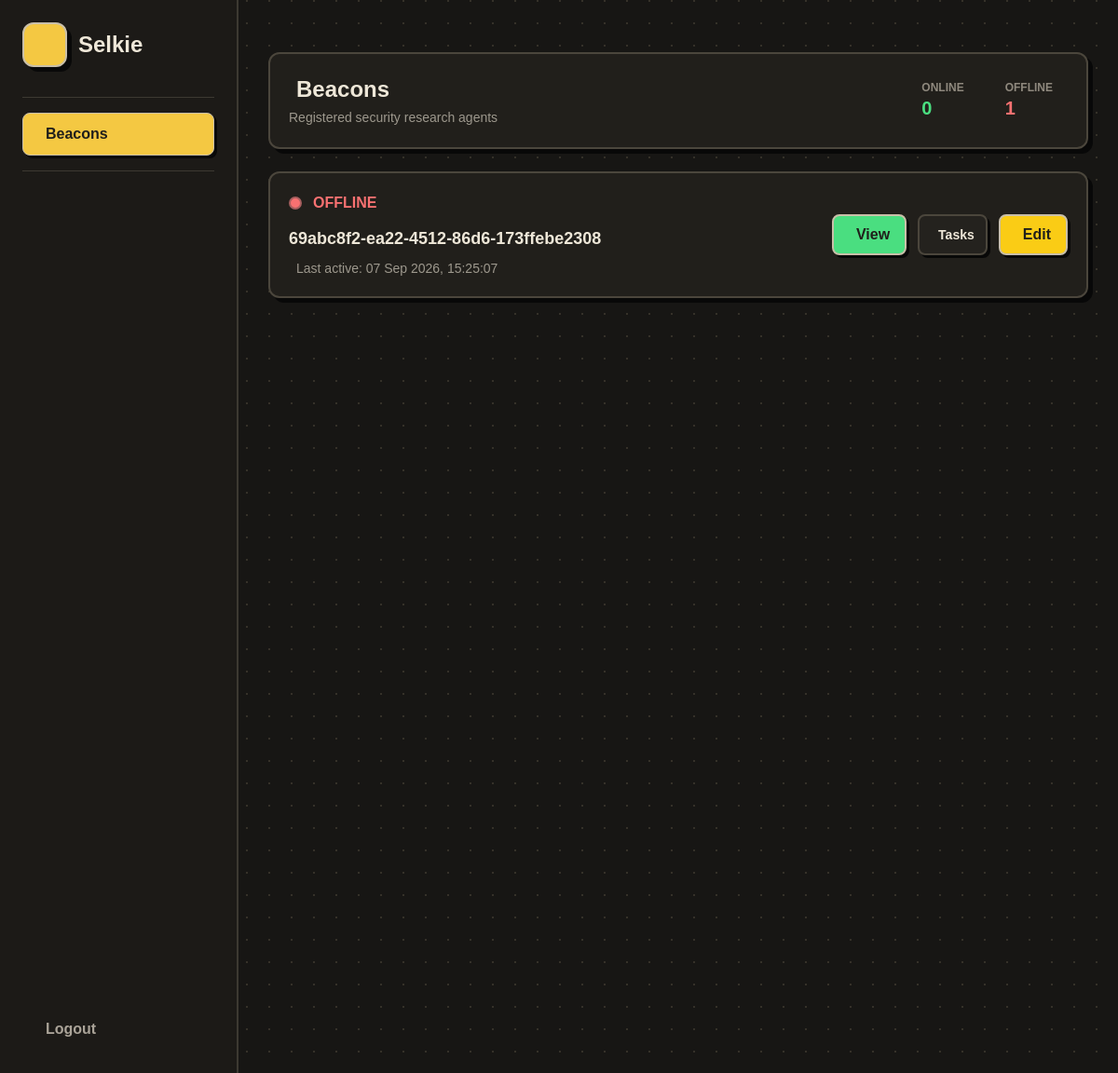
The page /dashboard/beacons on the database its author committed.
### db_manager.py (models this page shows)
class Base(DeclarativeBase):
    pass

class Beacon(Base):
    __tablename__ = "beacons"
    id: Mapped[str] = mapped_column(String, primary_key=True)
    public_key: Mapped[str] = mapped_column(String)
    system_info: Mapped[str] = mapped_column(JSON)
    registered_at: Mapped[datetime] = mapped_column(DateTime)
    last_active: Mapped[datetime] = mapped_column(DateTime)
    status: Mapped[str] = mapped_column(String, default="offline")

### dashboard.py (the view)
@dashboard.route("/beacons")
def beacons():
    with get_session() as session:
        beacons = (
            session.query(Beacon)
            .order_by(Beacon.status.desc(), Beacon.last_active.desc())
            .all()
        )
    return render_template("beacons.html", beacons=beacons)

### db_manager.py (called while the page is built)
def get_session():
    return Session(engine)

### templates/beacons.html (shortened to what this page needs)
{% extends "base.html" %}
{% block content %}
<div class="min-h-screen w-full pb-8">
    <main class="min-w-0">
        <section class="retro-card rounded-xl p-5 mb-6">
            <div class="flex flex-col md:flex-row
                                md:items-center md:justify-between
                                gap-5">
                <div>
                    <h2 class="text-2xl font-black
                                       flex items-center gap-2">
                        Beacons
                    </h2>
                    <p class="text-sm text-[#9d988d] mt-1">
                        Registered security research agents
                    </p>
                </div>
                <div class="flex gap-3">
                    <div class="stat rounded-lg px-4 py-2">
                        <div class="text-xs font-bold
                                            uppercase text-[#8f897e]">
                            Online
                        </div>
                        <div class="text-xl font-black
                                            text-green-400">
                            {{ beacons
                            | selectattr("status", "equalto", "online")
                            | list
                            | length }}
                        </div>
                    </div>
                    <div class="stat rounded-lg px-4 py-2">
                        <div class="text-xs font-bold
                                            uppercase text-[#8f897e]">
                            Offline
                        </div>
                        <div class="text-xl font-black
                                            text-red-400">
                            {{ beacons
                            | selectattr("status", "equalto", "offline")
                            | list
                            | length }}
                        </div>
                    </div>
                </div>
            </div>
        </section>
        <div id="beacon-list" hx-get="{{ url_for('dashboard.beacon_status') }}" hx-trigger="every 5s"
            hx-swap="innerHTML">
            {% include "partials/beacon_list.html" %}
        </div>
    </main>
</div>
{% endblock %}

### templates/partials/beacon_list.html (shortened to what this page needs)
<div class="space-y-4">
    {% for beacon in beacons %}
    <div class="retro-card rounded-xl p-5
                transition duration-100
                hover:bg-[#28251f]">
        <div class="flex flex-col md:flex-row
                    md:items-center md:justify-between
                    gap-5">
            <div class="min-w-0">
                <div class="flex items-center gap-3 mb-3">
                    {% if beacon.status == "online" %}
                    <span class="w-3.5 h-3.5 rounded-full
                                   bg-green-400 border-2 border-[#6fa879]"></span>
                    <span class="font-black text-green-400">
                        ONLINE
                    </span>
                    {% else %}
                    <span class="w-3.5 h-3.5 rounded-full
                                   bg-red-400 border-2 border-[#a85f5f]"></span>
                    <span class="font-black text-red-400">
                        OFFLINE
                    </span>
                    {% endif %}
                </div>
                <div class="font-black text-lg
                           text-[#eee7d8]
                           break-all">
                    {{ beacon.id }}
                </div>
                <div class="mt-2 text-sm text-[#9d988d]
                           flex items-center gap-2">
                    <span>
                        {% if beacon.last_active %}
                        Last active:
                        {{ beacon.last_active.strftime("%d %b %Y, %H:%M:%S") }}
                        {% else %}
                        Last active: Never
                        {% endif %}
                    </span>
                </div>
            </div>
            <div class="flex gap-3 shrink-0">
                <a href="{{ url_for('dashboard.beacon_details', beacon_id=beacon.id) }}" class="retro-btn bg-green-400
                           rounded-lg px-4 py-2
                           font-bold
                           flex items-center gap-2">
                    View
                </a>
                <a href="{{ url_for('task.view_tasks', beacon_id=beacon.id) }}" class="secondary-btn rounded-lg px-3 py-2
           flex items-center justify-center gap-2
           text-sm font-bold">
                    Tasks
                </a>
                <a href="{{ url_for('dashboard.edit_beacon', beacon_id=beacon.id) }}" class="retro-btn bg-yellow-400
                           rounded-lg px-4 py-2
                           font-bold
                           flex items-center gap-2">
                    Edit
                </a>
            </div>
        </div>
    </div>
    {% endfor %}
</div>

### templates/base.html (style rules this page uses)
body { background: #171614; background-image: radial-gradient(circle at 1px 1px, #353129 1px, transparent 0); background-size: 24px 24px; font-family: "Trebuchet MS", sans-serif; color: #eee7d8; }
.retro-card { background: #211f1b; border: 2px solid #4b463c; box-shadow: 5px 5px 0 #080808; }
.retro-btn { background: #f4c842; color: #201f1b; border: 2px solid #c9bfa9; box-shadow: 3px 3px 0 #080808; transition: .12s; }
.secondary-btn { background: #24221e; color: #eee7d8; border: 2px solid #4b463c; box-shadow: 3px 3px 0 #080808; transition: .12s; }

### rows shown on the page
Beacon: status "offline" (drawn), id "69abc8f2-ea22-4512-86d6-173ffebe2308", last_active "07 Sep 2026, 15:25:07"
